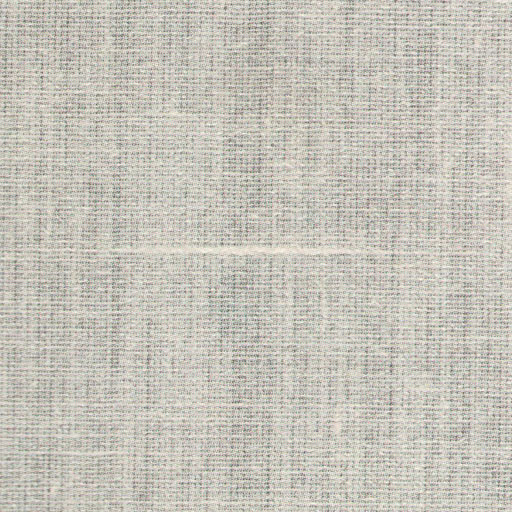
#> input picture Resolute AI/DL Sep 2023/Solution_Resolute AI_DL Assignment_Task 4/Task4/Fabric1.jpg, 512 x 512 px
$ python task_4.py
#> lines starting #> are read from the running program, lines starting #| are printed output that depends on the picture; after the words box and inside, x2 and y2 are one past the last pixel; in counts of white or black regions, pixels touching at a corner belong together
#> the answer given: Task4/Fabric1.jpg
import cv2
import numpy as np
from sklearn.ensemble import IsolationForest

def detect_and_localize_defects(image_path):

#> called with image_path = 'Task4/Fabric1.jpg'
    fabric = cv2.imread(image_path)
#> fabric is the input picture: shape (512, 512, 3); mean B, G, R 185.4, 194.8, 197.7

    grayscale_image = cv2.cvtColor(fabric, cv2.COLOR_BGR2GRAY)

    blurred_image = cv2.GaussianBlur(grayscale_image, (5, 5), 0)
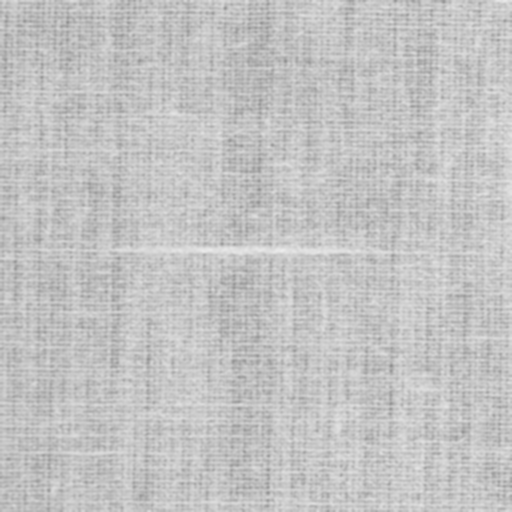
#> blurred_image: shape (512, 512); min 143, max 236, mean 194.6

    flattened_image = blurred_image.reshape((-1, 1))

    isolation_forest = IsolationForest(contamination=0.03, random_state=42)
    isolation_forest.fit(flattened_image)

    anomaly = isolation_forest.predict(flattened_image)
    anomaly = anomaly.reshape(blurred_image.shape)
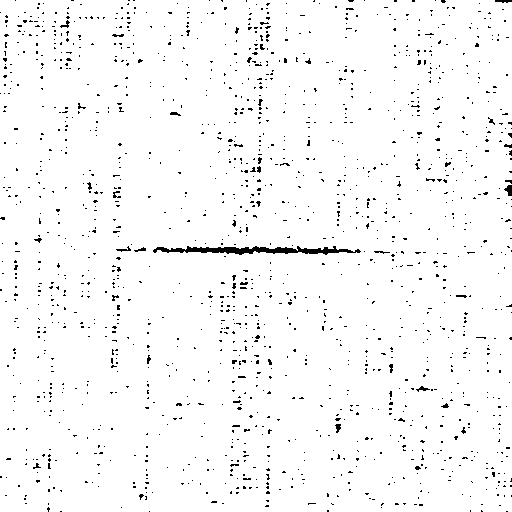
#> anomaly: shape (512, 512) int64; values -1 (black) and 1 (white), 97.2% white; black in thin lines or dots

    threshold = -0.5
    defect = anomaly < threshold
#> defect: shape (512, 512) bool; 2.8% white in thin lines or dots

    kernel = cv2.getStructuringElement(cv2.MORPH_ELLIPSE, (5, 5))
    defect = cv2.morphologyEx(
        defect.astype(np.uint8), cv2.MORPH_CLOSE, kernel)
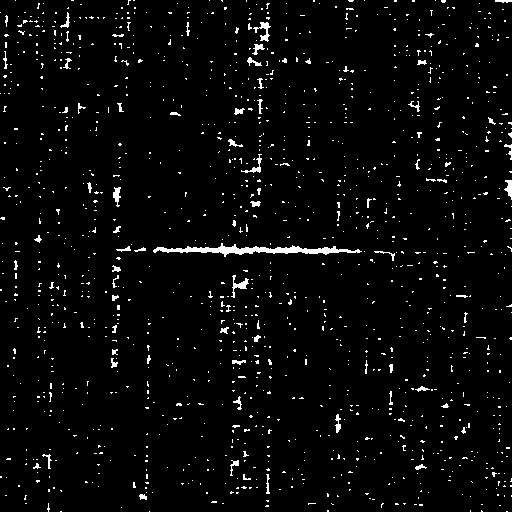
#> defect: shape (512, 512); values 0 (black) and 1 (white), 3.2% white in thin lines or dots

    masked_fabric_defect = fabric.copy()
    masked_fabric_defect[defect == 0] = [0, 0, 255]
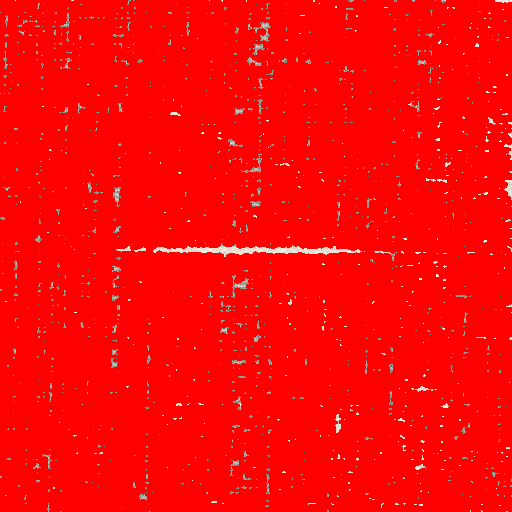
#> masked_fabric_defect: shape (512, 512, 3); mean B, G, R 5.3, 5.6, 252.6

    return masked_fabric_defect


image_path = input("Enter Fabric image path: ")
result_image = detect_and_localize_defects(image_path)

image_name = image_path.split('/')[-1]
cv2.imwrite('./Masked Fabric Defects/'+image_name, result_image)

$ run again, on Resolute AI/DL Sep 2023/Solution_Resolute AI_DL Assignment_Task 4/Task4/Fabric12.jpg
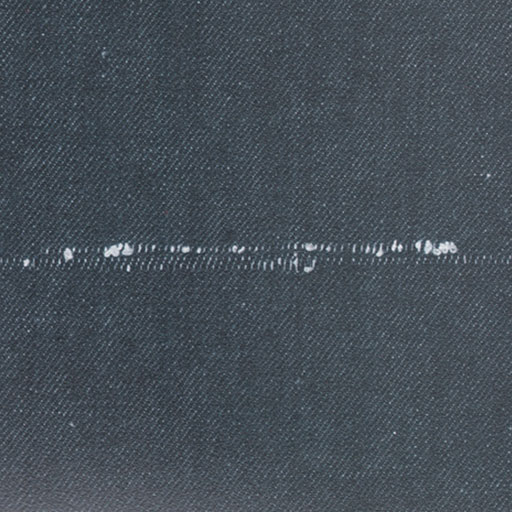
#> input picture Resolute AI/DL Sep 2023/Solution_Resolute AI_DL Assignment_Task 4/Task4/Fabric12.jpg, 512 x 512 px
#> in detect_and_localize_defects, fabric is the input picture: shape (512, 512, 3); mean B, G, R 87.2, 78.5, 69.6
#> in detect_and_localize_defects, `anomaly = anomaly.reshape(blurred_image.shape)`:
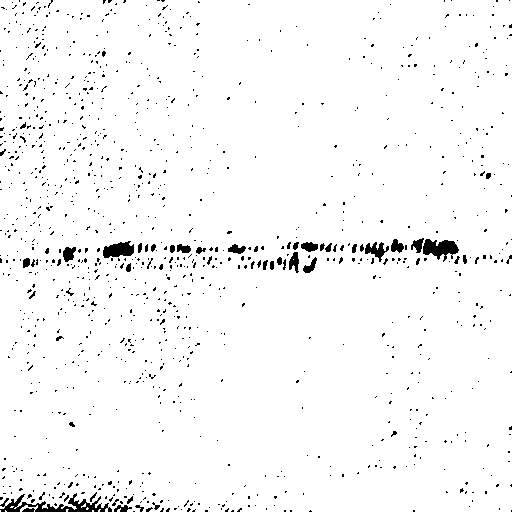
#> anomaly: shape (512, 512) int64; values -1 (black) and 1 (white), 97% white; 1148 black regions (1103 under 20 px), largest, box (x1, y1, x2, y2) and area: (0, 493, 112, 512) 819, (423, 239, 459, 262) 485, (103, 241, 134, 258) 372
#> in detect_and_localize_defects, `masked_fabric_defect[defect == 0] = [0, 0, 255]`:
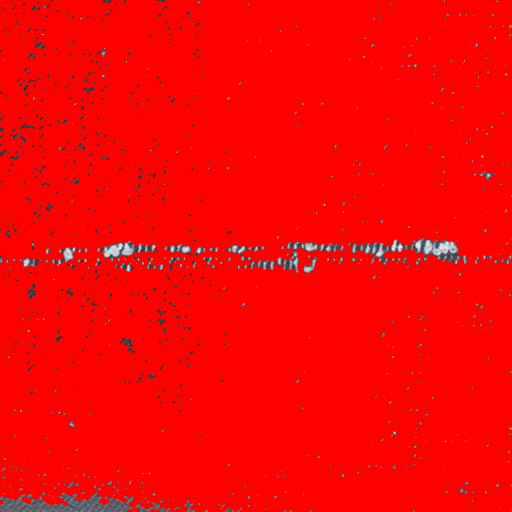
#> masked_fabric_defect: shape (512, 512, 3); mean B, G, R 4.3, 4, 249

$ run again, on Resolute AI/DL Sep 2023/Solution_Resolute AI_DL Assignment_Task 4/Task4/Fabric13.jpg
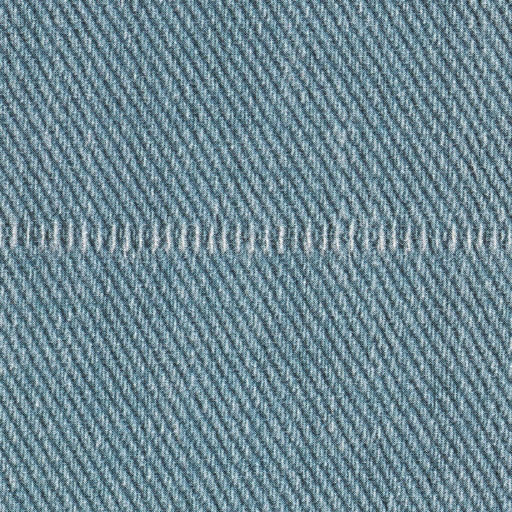
#> input picture Resolute AI/DL Sep 2023/Solution_Resolute AI_DL Assignment_Task 4/Task4/Fabric13.jpg, 512 x 512 px
#> in detect_and_localize_defects, fabric is the input picture: shape (512, 512, 3); mean B, G, R 147.1, 136.2, 109.1
#> in detect_and_localize_defects, `anomaly = anomaly.reshape(blurred_image.shape)`:
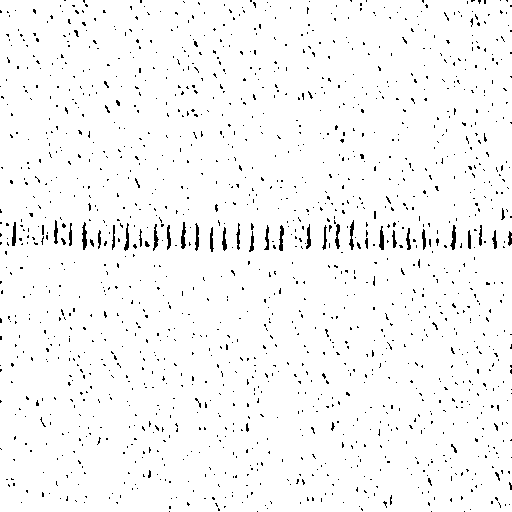
#> anomaly: shape (512, 512) int64; values -1 (black) and 1 (white), 97% white; black in thin lines or dots
#> in detect_and_localize_defects, `masked_fabric_defect[defect == 0] = [0, 0, 255]`:
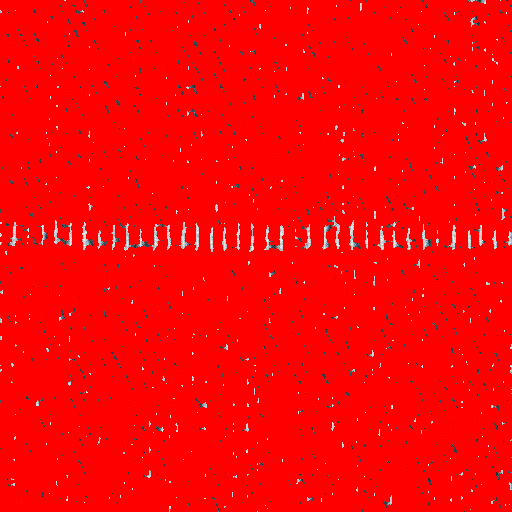
#> masked_fabric_defect: shape (512, 512, 3); mean B, G, R 4.8, 4.5, 250.7

$ run again, on Resolute AI/DL Sep 2023/Solution_Resolute AI_DL Assignment_Task 4/Task4/Fabric14.jpg
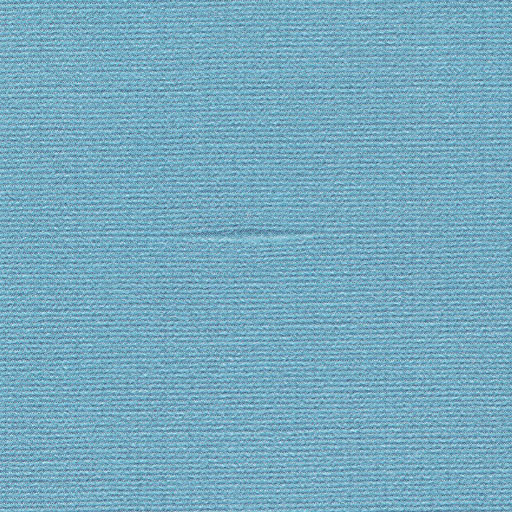
#> input picture Resolute AI/DL Sep 2023/Solution_Resolute AI_DL Assignment_Task 4/Task4/Fabric14.jpg, 512 x 512 px
#> in detect_and_localize_defects, fabric is the input picture: shape (512, 512, 3); mean B, G, R 192.5, 170.4, 117.7
#> in detect_and_localize_defects, `anomaly = anomaly.reshape(blurred_image.shape)`:
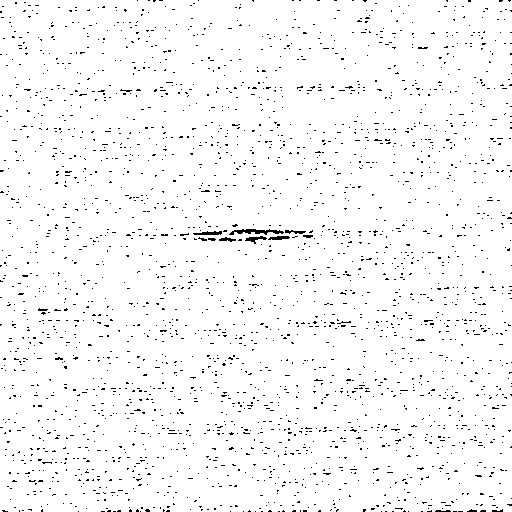
#> anomaly: shape (512, 512) int64; values -1 (black) and 1 (white), 97.1% white; black in thin lines or dots
#> in detect_and_localize_defects, `masked_fabric_defect[defect == 0] = [0, 0, 255]`:
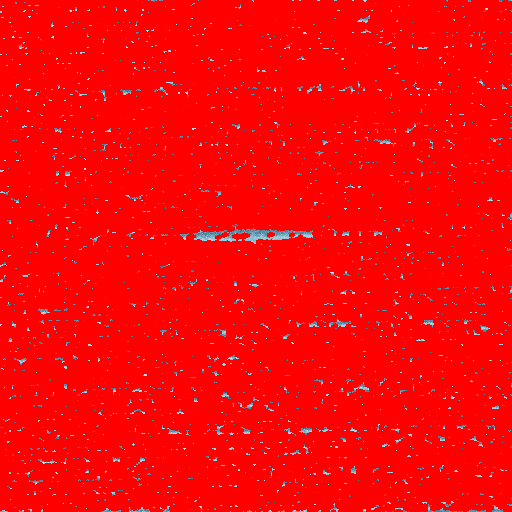
#> masked_fabric_defect: shape (512, 512, 3); mean B, G, R 7, 6.1, 249.8
